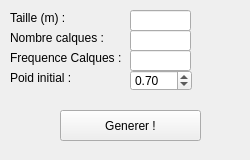
<?xml version="1.0" encoding="UTF-8"?>
<ui version="4.0">
 <class>MapControlWidget</class>
 <widget class="QWidget" name="MapControlWidget">
  <property name="geometry">
   <rect>
    <x>0</x>
    <y>0</y>
    <width>250</width>
    <height>160</height>
   </rect>
  </property>
  <property name="minimumSize">
   <size>
    <width>250</width>
    <height>160</height>
   </size>
  </property>
  <property name="cursor">
   <cursorShape>ArrowCursor</cursorShape>
  </property>
  <property name="windowTitle">
   <string>Form</string>
  </property>
  <widget class="QLineEdit" name="size">
   <property name="geometry">
    <rect>
     <x>130</x>
     <y>10</y>
     <width>61</width>
     <height>21</height>
    </rect>
   </property>
   <property name="maxLength">
    <number>100</number>
   </property>
  </widget>
  <widget class="QLineEdit" name="octave">
   <property name="geometry">
    <rect>
     <x>130</x>
     <y>30</y>
     <width>61</width>
     <height>21</height>
    </rect>
   </property>
  </widget>
  <widget class="QLineEdit" name="freq_layer">
   <property name="geometry">
    <rect>
     <x>130</x>
     <y>50</y>
     <width>61</width>
     <height>21</height>
    </rect>
   </property>
  </widget>
  <widget class="QLabel" name="label">
   <property name="geometry">
    <rect>
     <x>10</x>
     <y>10</y>
     <width>71</width>
     <height>16</height>
    </rect>
   </property>
   <property name="text">
    <string>Taille (m) :</string>
   </property>
  </widget>
  <widget class="QLabel" name="label_2">
   <property name="geometry">
    <rect>
     <x>10</x>
     <y>30</y>
     <width>111</width>
     <height>16</height>
    </rect>
   </property>
   <property name="text">
    <string>Nombre calques :</string>
   </property>
  </widget>
  <widget class="QLabel" name="label_3">
   <property name="geometry">
    <rect>
     <x>10</x>
     <y>50</y>
     <width>121</width>
     <height>16</height>
    </rect>
   </property>
   <property name="text">
    <string>Frequence Calques :</string>
   </property>
  </widget>
  <widget class="QPushButton" name="pushButton">
   <property name="geometry">
    <rect>
     <x>60</x>
     <y>110</y>
     <width>141</width>
     <height>31</height>
    </rect>
   </property>
   <property name="text">
    <string>Generer !</string>
   </property>
  </widget>
  <widget class="QLabel" name="label_4">
   <property name="geometry">
    <rect>
     <x>10</x>
     <y>70</y>
     <width>121</width>
     <height>16</height>
    </rect>
   </property>
   <property name="text">
    <string>Poid initial :</string>
   </property>
  </widget>
  <widget class="QDoubleSpinBox" name="weight">
   <property name="geometry">
    <rect>
     <x>130</x>
     <y>70</y>
     <width>62</width>
     <height>21</height>
    </rect>
   </property>
   <property name="minimum">
    <double>0.100000000000000</double>
   </property>
   <property name="maximum">
    <double>0.900000000000000</double>
   </property>
   <property name="singleStep">
    <double>0.050000000000000</double>
   </property>
   <property name="value">
    <double>0.700000000000000</double>
   </property>
  </widget>
 </widget>
 <resources/>
 <connections/>
</ui>
